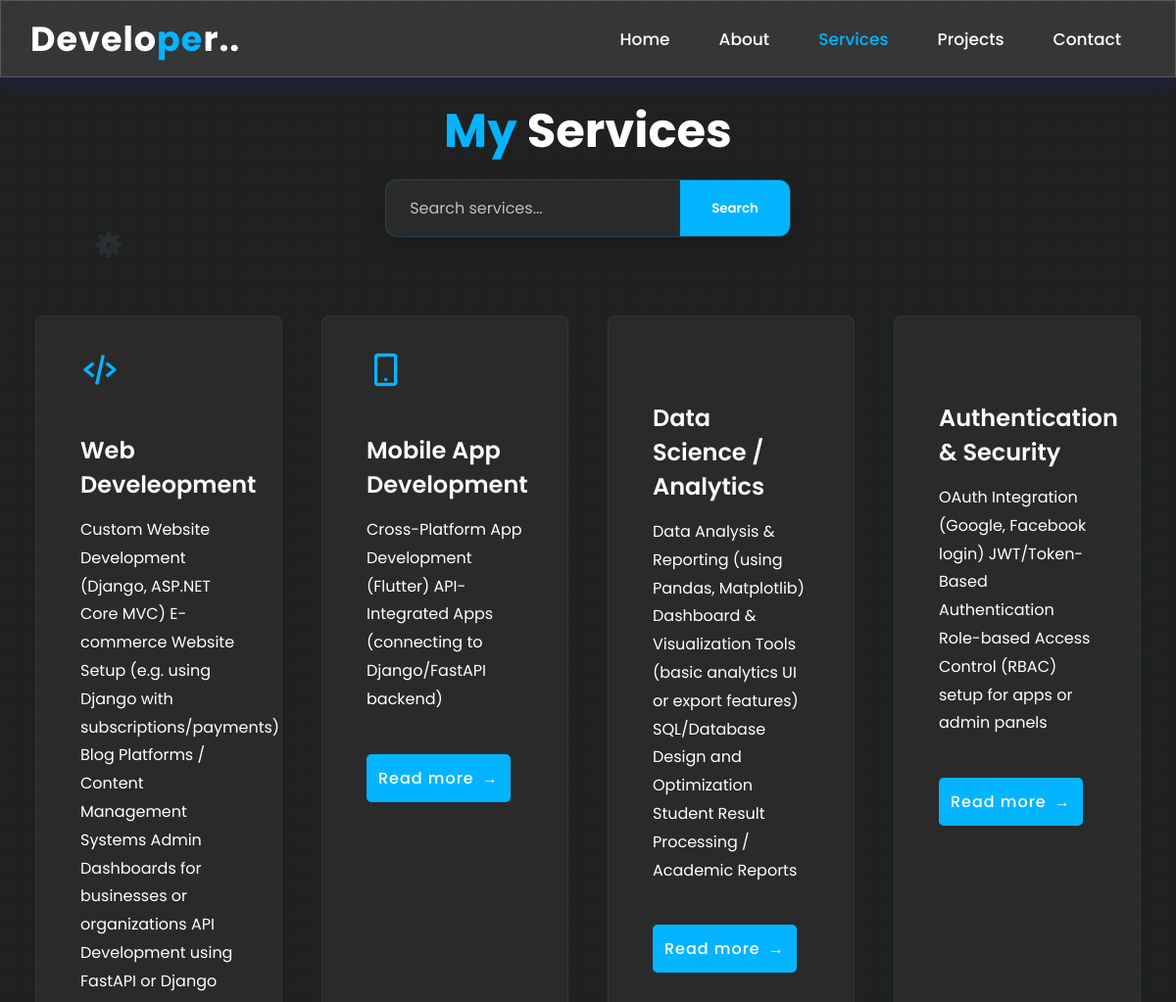
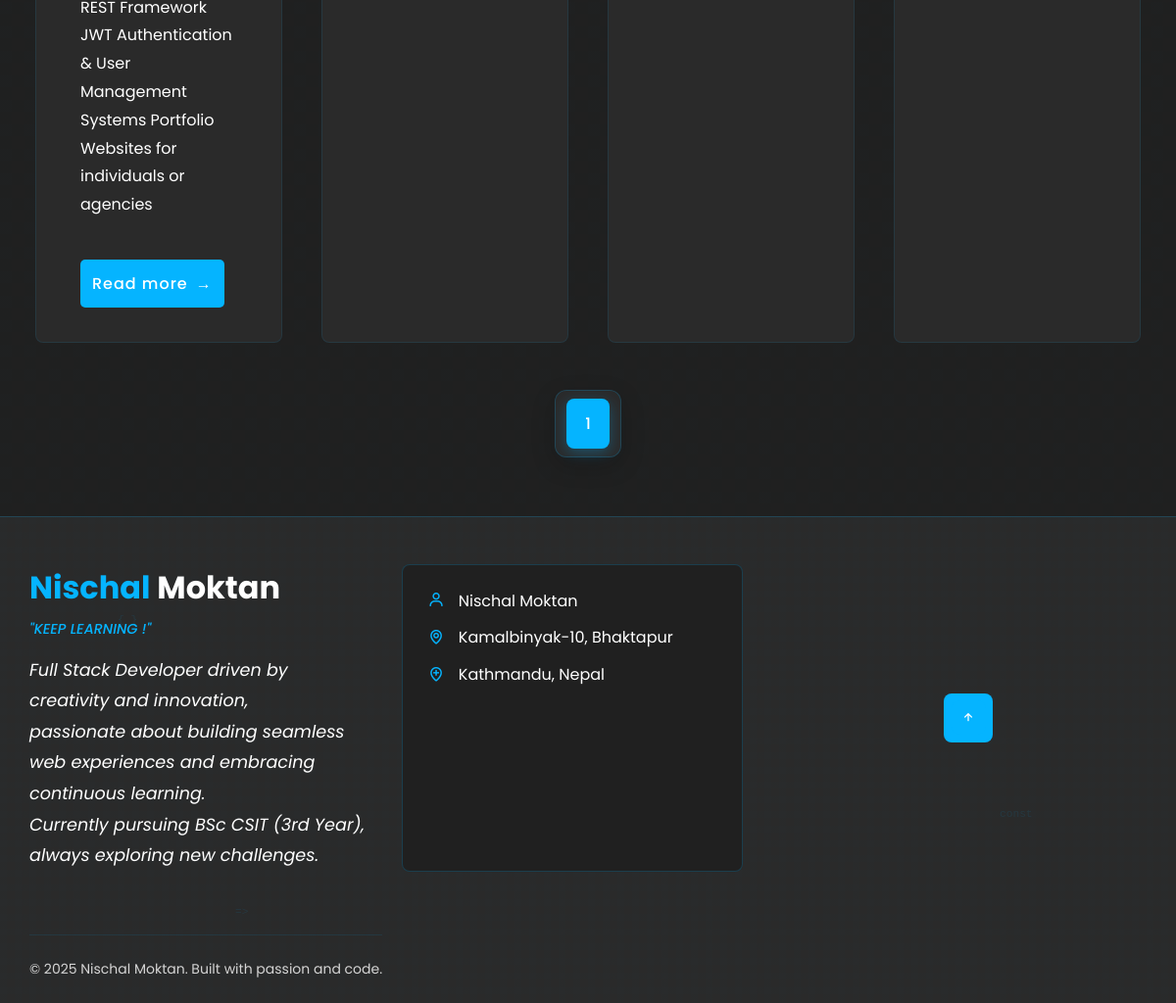
Page /services/ on the committed database (2 pictures, top to bottom).
### service/models.py (models this page shows)
class Service(models.Model):
    service_icon=models.CharField(max_length=50)
    service_title=models.CharField(max_length=50)
    service_des=models.TextField()

### mysite/views.py (the view)
# urls.py: path('services/', views.services,name='services'),
def services(request):
    servicesData=Service.objects.all().order_by('-service_title')
    paginator=Paginator(servicesData,4)
    page_number=request.GET.get('page')
    serviceDatafinal=paginator.get_page(page_number)
    totalpage=serviceDatafinal.paginator.num_pages
    if request.method=="GET":
        st=request.GET.get('servicename')
        if st!=None:
           servicesData=Service.objects.filter(service_title__icontains=st)
    data={
        'servicesData':serviceDatafinal,
        'lastpage':totalpage,
        'totalPagelist':[n+1 for n in range(totalpage)],
        'title':'Contact',
        'name':'Nischal'
    }
    return render(request,"services.html",data)

### templates/services.html (shortened to what this page needs)
{% extends "base.html" %}
{% block content %}
<html>
    <head>
        <link rel="stylesheet" href="/static/css/style.css">
    </head>
    <body>
    <section class="services" id="services">
        <div class="floating-icons">⚙️</div>
        <div class="floating-icons">🎨</div>
        <div class="floating-icons">💡</div>
        <div class="main-text">
            <h2><span>My</span> Services</h2>
            <br>
        </div>
        <div class="search-container">
            <form method="get" class="search-form">
                <input type="text" name="servicename" value="{{ request.GET.servicename }}" placeholder="Search services...">
                <input type="submit" value="Search">
            </form>
        </div>
        <div class="services-content">
            {% for n in servicesData %}
            <div class="box">
                <div class="s-icons">
                    <i class='{{ n.service_icon }}'></i>
                </div>
                <h3>{{ n.service_title }}</h3>
                <p>{{ n.service_des }}</p>
                <a href="#" class="btn">Read more</a>
            </div>
            {% empty %}
            <div class="no-services">
                <p>No services found matching your search.</p>
            </div>
            {% endfor %}
        </div>
        <div class="center">
            <div class="pagination">
                {% for n in totalPagelist %}
                <a href="/services/?page={{ n }}" class="{% if servicesData.number == n %}active{% endif %}">{{ n }}</a>
                {% endfor %}
            </div>
        </div>
    </section>
    </body>
</html>
{% endblock %}

### static/css/style.css (style rules this page uses)
* { padding: 0; margin: 0; box-sizing: border-box; text-decoration: none; list-style: none; scroll-behavior: smooth; font-family: "Poppins", sans-serif; }
:root { --bg-color:#2a2a2a; --second-bg-color:#202020; --text-color:#fff; --second-color:#fff; --main-color:#05b4ff; --big-font:5rem; --h2-font:3rem; --p-font:1.1rem; }
body { background-color: var(--bg-color); color: var(--text-color); }
section { padding: 160px 15% 120px; }
.btn { display: inline-block; padding: 12px; background: var(--main-color); border-radius: 5px; color: var(--text-color); font-size: 1rem; letter-spacing: 1px; font-weight: 500; transition: all .45s ease; }
.services { background: var(--second-bg-color); }
.main-text { text-align: center; }
.main-text h2 { font-size: var(--h2-font); line-height: 1; }
.services-content { display: grid; grid-template-columns: repeat(auto-fit,minmax(250px,auto)); gap: 2.5rem; margin-top: 5rem; }
.box { background: var(--bg-color); padding: 35px 45px; border-radius: 8px; transition: all .45s ease; }
.s-icons i { font-size: 32px; margin-bottom: 20px; }
.box h3 { font-size: 24px; font-weight: 600; color: var(--text-color); margin-bottom: 15px; }
.box p { color: var(--second-color); font-size: 1rem; line-height: 1.8; margin-bottom: 25px; }
@media (max-width: 1480px) { section { padding: 110px 3% 60px; } }

### rows in the picture
Service: service_title "Web Develeopment", service_des "Custom Website Development (Django, ASP.NET Core MVC) E-commerce Website Setup (e.g. using Django with subscriptions/payments) Blog Platforms / Content Management Systems Admin Dashboards for businesses or organizations API Development using FastAPI or Django REST Framework JWT Authentication & User Management Systems Portfolio Websites for individuals or agencies"
Service: service_title "Mobile App Development", service_des "Cross-Platform App Development (Flutter) API-Integrated Apps (connecting to Django/FastAPI backend)"
Service: service_title "Data Science / Analytics", service_des "Data Analysis & Reporting (using Pandas, Matplotlib) Dashboard & Visualization Tools (basic analytics UI or export features) SQL/Database Design and Optimization Student Result Processing / Academic Reports"
Service: service_title "Authentication & Security", service_des "OAuth Integration (Google, Facebook login) JWT/Token-Based Authentication Role-based Access Control (RBAC) setup for apps or admin panels"

### other values in the picture
{{ n }} "1"
